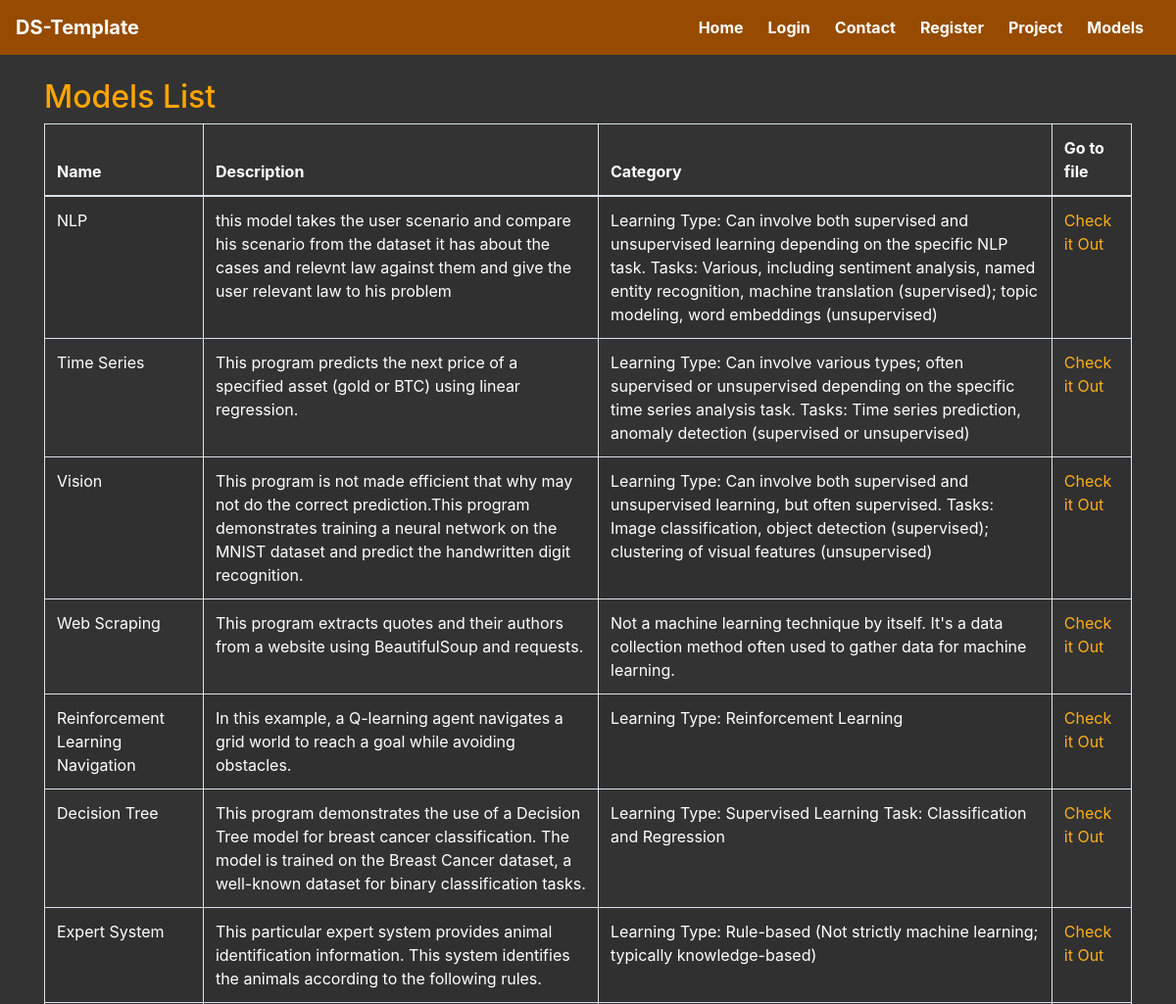
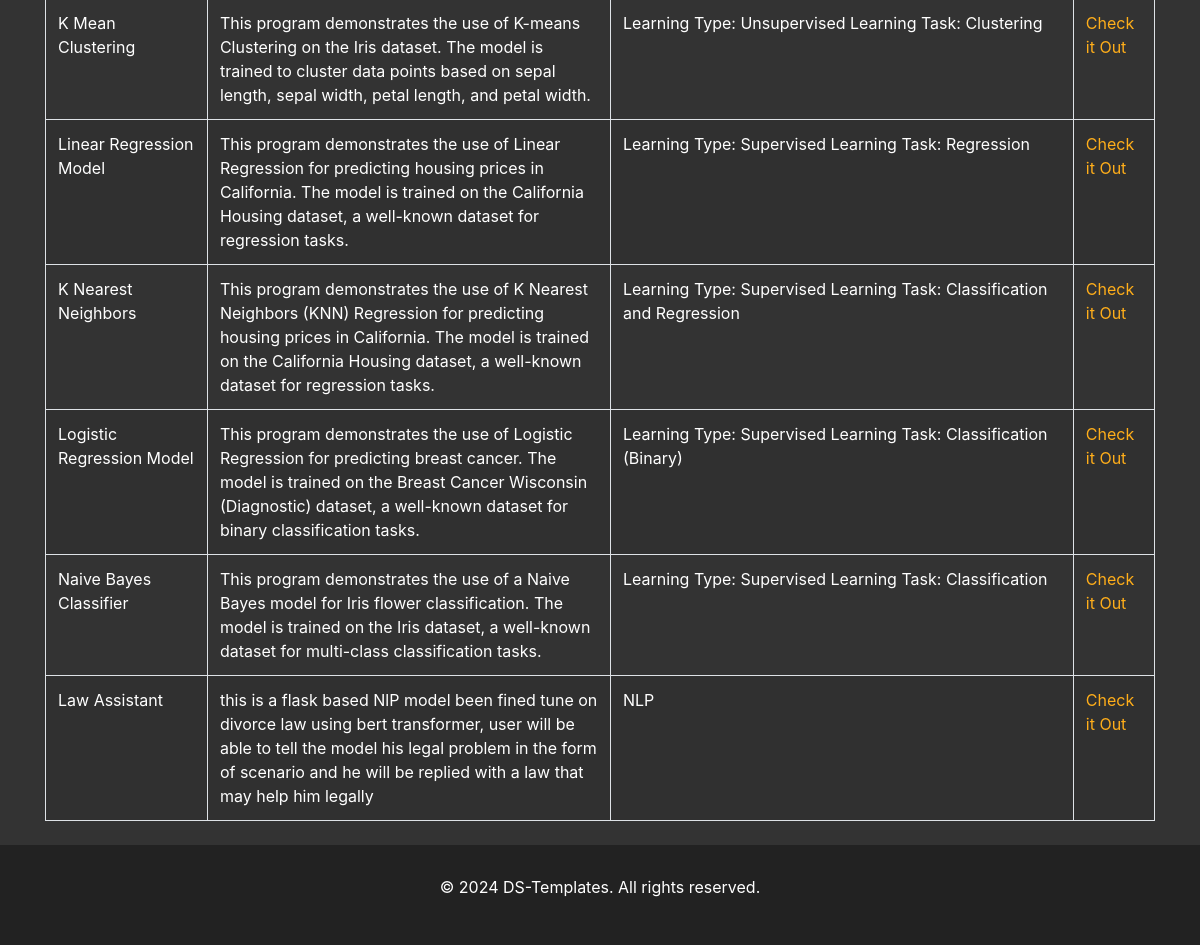
The app's page /model.html with its own data (2 pictures, top to bottom).
### app.py (models this page shows)
class Model(db.Model):
    id = db.Column(db.Integer, primary_key=True)
    Name = db.Column(db.String(50), nullable=False)
    Discription = db.Column(db.String(120), nullable=False)
    Category = db.Column(db.String(50), nullable=True)
    Go_to_File = db.Column(db.String(100), nullable=False)
    def to_dict(self):
        return {
            'id': self.id,
            'Name': self.Name,
            'Discription': self.Discription,
            'Category': self.Category,
            'Go_to_File': self.Go_to_File,
        }

### app.py (the view)
@app.route('/model.html')
def model():
    products = read_model_file()
    return render_template('model.html', products=products)

### app.py (called while the page is built)
def read_model_file():
    data = Model.query.all()
    if data:
        return [item.to_dict() for item in data]
    else:
        return []

### templates/model.html (shortened to what this page needs)
{% extends "tamplet.html" %}
{% block cssfiles %}
<link rel="stylesheet" href="../static/css/model.css">
{% endblock %}
{% block pageContent %}
  <div class="container mt-4">
    <h2>Models List</h2>
    <div class="cnx">
      <table class="table table-bordered table-striped">
        <thead>
          <tr>
            <th>Name</th>
            <th>Description</th>
            <th>Category</th>
            <th>Go to file</th>
          </tr>
        </thead>
        <tbody>
          {% for product in products %}
          <tr>
            <td>{{ product.Name }}</td>
            <td>{{ product.Discription }}</td>
            <td>{{ product.Category }}</td>
            <td><a href=" {{product.Go_to_File}} " target="_blank"> Check it Out</a> </td>
          </tr>
          {% endfor %}
        </tbody>
      </table>
    </div>
  </div>
  {% endblock %}

### templates/tamplet.html (shortened to what this page needs)
<!DOCTYPE html>
<html lang="en">
<head>
  <link rel="stylesheet" href="https://stackpath.bootstrapcdn.com/bootstrap/4.5.2/css/bootstrap.min.css">
  <link rel="stylesheet" href="../static/css/mainpage.css">
</head>
{% block cssfiles %} {% endblock %}
<body>
<nav class="navbar navbar-expand-lg">
    <a class="navbar-brand" href="">DS-Template</a>
    <div class="collapse navbar-collapse" id="navbarTogglerDemo01">
      <ul class="navbar-nav ml-auto mt-2 mt-lg-0">
      <li class="nav-item active">
        <li class="nav-item active">
            <a class="nav-link" href="mainpage.html">Home</a>
          </li>
          {% if 'email' not in session  %}
          <li class="nav-item active">
            <a class="nav-link" href="login.html">Login</a>
          </li>
          {% endif %}
          <a class="nav-link" href="contact.html">Contact</a>
        </li>
        {% if 'email' not in session  %}
      <li class="nav-item active">
          <a class="nav-link" href="register.html">Register</a>
        </li>
        {% endif %}
        <li class="nav-item active">
          <a class="nav-link" href="project.html">Project</a>
        </li>
        <li class="nav-item active">
          <a class="nav-link" href="model.html">Models</a>
        </li>
      </ul>
    </div>
  </nav>
  {% block pageContent %}
  {% endblock %}
  <footer class="footer mt-4">
    <p>&copy; 2024 DS-Templates. All rights reserved.</p>
  </footer>
</body>
</html>

### static/css/mainpage.css (style rules this page uses)
body { background-color: #333; color: #fff; }
.navbar { background-color: #222; color: #fff; }
.footer { background-color: #222; color: #fff; padding: 20px; text-align: center; }
.navbar { background-color: #964B00; border-color: #964B00; }
.navbar-brand { font-weight: bold; color: #fff; }
.nav-link { font-weight: bold; color: #fff; }
p { padding: 10px; }
.container a { color:#fff0 !important; }
a.nav-link { text-align: end; padding-right: 17px !important; }

### static/css/model.css (style rules this page uses)
body { background-color: #333; color: #fff; }
.navbar { background-color: #222; color: #fff; }
.footer { background-color: #222; color: #fff; padding: 20px; text-align: center; }
.navbar { background-color: #964B00; border-color: #964B00; }
.navbar-brand { font-weight: bold; color: #fff; }
.nav-link { font-weight: bold; color: #fff; }
table { color: white !important; }
h2 { color: #FFA500 !important; }
td a { color: #ffae1a; }
table.table.table-bordered.table-striped a { color: #ffae1a !important; }

### records on screen
Model: Name "NLP", Discription "this model takes the user scenario and compare his scenario from the dataset it has about the cases and relevnt law against them and give the user relevant law to his problem", Category "Learning Type: Can involve both supervised and unsupervised learning depending on the specific NLP task. Tasks: Various, including sentiment analysis, named entity recognition, machine translation (supervised); topic modeling, word embeddings (unsupervised)"
Model: Name "Time Series", Discription "This program predicts the next price of a specified asset (gold or BTC) using linear regression.", Category "Learning Type: Can involve various types; often supervised or unsupervised depending on the specific time series analysis task. Tasks: Time series prediction, anomaly detection (supervised or unsupervised)"
Model: Name "Vision", Discription "This program is not made efficient that why may not do the correct prediction.This program demonstrates training a neural network on the MNIST dataset and predict the handwritten digit recognition.", Category "Learning Type: Can involve both supervised and unsupervised learning, but often supervised. Tasks: Image classification, object detection (supervised); clustering of visual features (unsupervised)"
Model: Name "Web Scraping", Discription "This program extracts quotes and their authors from a website using BeautifulSoup and requests.", Category "Not a machine learning technique by itself. It's a data collection method often used to gather data for machine learning."
Model: Name "Reinforcement Learning Navigation", Discription "In this example, a Q-learning agent navigates a grid world to reach a goal while avoiding obstacles.", Category "Learning Type: Reinforcement Learning"
Model: Name "Decision Tree", Discription "This program demonstrates the use of a Decision Tree model for breast cancer classification. The model is trained on the Breast Cancer dataset, a well-known dataset for binary classification tasks.", Category "Learning Type: Supervised Learning Task: Classification and Regression"
Model: Name "Expert System", Discription "This particular expert system provides animal identification information. This system identifies the animals according to the following rules.", Category "Learning Type: Rule-based (Not strictly machine learning; typically knowledge-based)"
Model: Name "K Mean Clustering", Discription "This program demonstrates the use of K-means Clustering on the Iris dataset. The model is trained to cluster data points based on sepal length, sepal width, petal length, and petal width.", Category "Learning Type: Unsupervised Learning Task: Clustering"
Model: Name "Linear Regression Model", Discription "This program demonstrates the use of Linear Regression for predicting housing prices in California. The model is trained on the California Housing dataset, a well-known dataset for regression tasks.", Category "Learning Type: Supervised Learning Task: Regression"
Model: Name "K Nearest Neighbors", Discription "This program demonstrates the use of K Nearest Neighbors (KNN) Regression for predicting housing prices in California. The model is trained on the California Housing dataset, a well-known dataset for regression tasks.", Category "Learning Type: Supervised Learning Task: Classification and Regression"
Model: Name "Logistic Regression Model", Discription "This program demonstrates the use of Logistic Regression for predicting breast cancer. The model is trained on the Breast Cancer Wisconsin (Diagnostic) dataset, a well-known dataset for binary classification tasks.", Category "Learning Type: Supervised Learning Task: Classification (Binary)"
Model: Name "Naive Bayes Classifier", Discription "This program demonstrates the use of a Naive Bayes model for Iris flower classification. The model is trained on the Iris dataset, a well-known dataset for multi-class classification tasks.", Category "Learning Type: Supervised Learning Task: Classification"
Model: Name "Law Assistant", Discription "this is a flask based NlP model been fined tune on divorce law using bert transformer, user will be able to tell the model his legal problem in the form of scenario and he will be replied with a law that may help him legally", Category "NLP"
